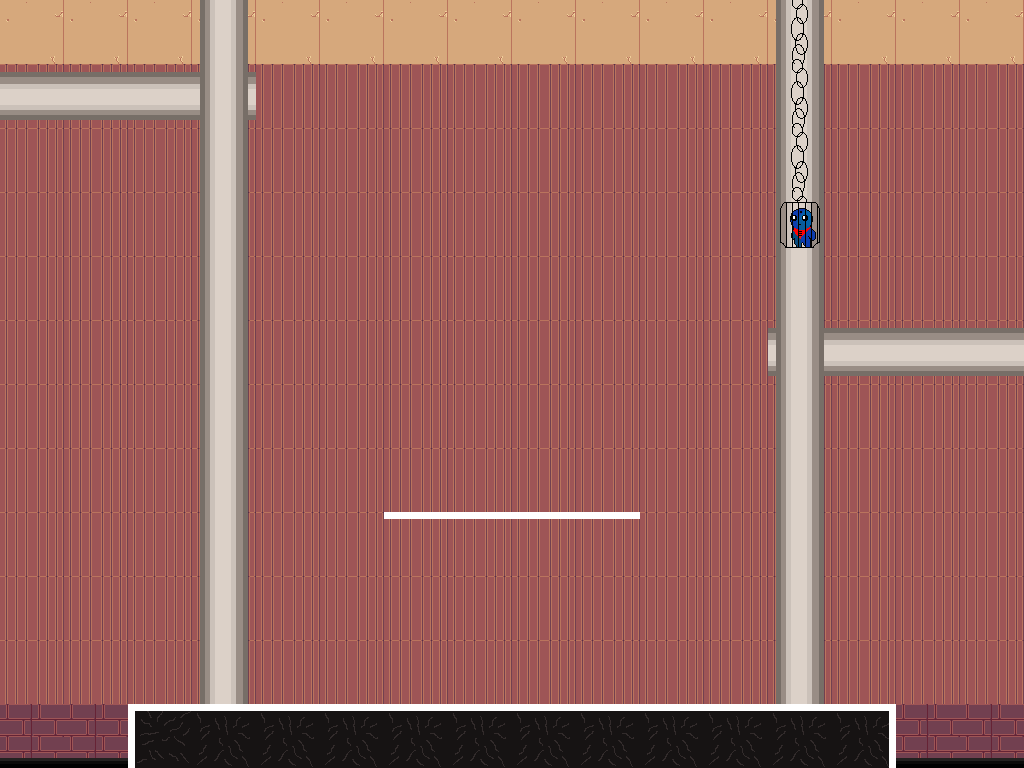

Rendered tile map (Tiled .tmx) drawn with the repository's tilesets; below, a short description and the full map source, tile grids included:
An orthogonal 16x12 tile map with 64x64 px tiles, 6 tile layers (Mur, Sol, Plateforme, Pillier honr, ...), 8 tilesets and 2 objects (Sol, Plateforme).

<map version="1.10" tiledversion="1.10.2" orientation="orthogonal" renderorder="right-down" width="16" height="12" tilewidth="64" tileheight="64" infinite="0" nextlayerid="9" nextobjectid="4">
 <tileset firstgid="1" source="../Niveau 1/sol.tsx" />
 <tileset firstgid="2" source="../Niveau 1/sol coin.tsx" />
 <tileset firstgid="3" source="../Niveau 1/barre.tsx" />
 <tileset firstgid="4" source="../Niveau 2/Tileset_Interior Wood_Gnomenlied.tsx" />
 <tileset firstgid="60" source="../Niveau 1/Chain.tsx" />
 <tileset firstgid="61" source="SQProf.tsx" />
 <tileset firstgid="62" source="../Niveau 1/Pilier.tsx" />
 <tileset firstgid="63" source="../Niveau 1/trou.tsx" />
 <layer id="3" name="Mur" width="16" height="12">
  <data encoding="csv">
48,48,48,48,48,48,48,48,48,48,48,48,48,48,48,48,
8,8,8,8,8,8,8,8,8,8,8,8,8,8,8,8,
8,8,8,8,8,8,8,8,8,8,8,8,8,8,8,8,
8,8,8,8,8,8,8,8,8,8,8,8,8,8,8,8,
8,8,8,8,8,8,8,8,8,8,8,8,8,8,8,8,
8,8,8,8,8,8,8,8,8,8,8,8,8,8,8,8,
8,8,8,8,8,8,8,8,8,8,8,8,8,8,8,8,
8,8,8,8,8,8,8,8,8,8,8,8,8,8,8,8,
8,8,8,8,8,8,8,8,8,8,8,8,8,8,8,8,
8,8,8,8,8,8,8,8,8,8,8,8,8,8,8,8,
8,8,8,8,8,8,8,8,8,8,8,8,8,8,8,8,
21,21,21,21,21,21,21,21,21,21,21,8,8,21,21,21
</data>
 </layer>
 <layer id="1" name="Sol" width="16" height="12">
  <data encoding="csv">
0,0,0,0,0,0,0,0,0,0,0,0,0,0,0,0,
0,0,0,0,0,0,0,0,0,0,0,0,0,0,0,0,
0,0,0,0,0,0,0,0,0,0,0,0,0,0,0,0,
0,0,0,0,0,0,0,0,0,0,0,0,0,0,0,0,
0,0,0,0,0,0,0,0,0,0,0,0,0,0,0,0,
0,0,0,0,0,0,0,0,0,0,0,0,0,0,0,0,
0,0,0,0,0,0,0,0,0,0,0,0,0,0,0,0,
0,0,0,0,0,0,0,0,0,0,0,0,0,0,0,0,
0,0,0,0,0,0,0,0,0,0,0,0,0,0,0,0,
0,0,0,0,0,0,0,0,0,0,0,0,0,0,0,0,
0,0,0,0,0,0,0,0,0,0,0,0,0,0,0,0,
63,63,1610612738,1,1,1,1,1,1,1,1,1,1,2,63,63
</data>
 </layer>
 <objectgroup id="7" name="Sol">
  <object id="1" type="Sol" x="129.333" y="704" width="765.333" height="65.3333" />
 </objectgroup>
 <layer id="2" name="Plateforme" width="16" height="12">
  <data encoding="csv">
0,0,0,0,0,0,0,0,0,0,0,0,0,0,0,0,
0,0,0,0,0,0,0,0,0,0,0,0,0,0,0,0,
0,0,0,0,0,0,0,0,0,0,0,0,0,0,0,0,
0,0,0,0,0,0,0,0,0,0,0,0,0,0,0,0,
0,0,0,0,0,0,0,0,0,0,0,0,0,0,0,0,
0,0,0,0,0,0,0,0,0,0,0,0,0,0,0,0,
0,0,0,0,0,0,0,0,0,0,0,0,0,0,0,0,
0,0,0,0,0,0,0,0,0,0,0,0,0,0,0,0,
0,0,0,0,0,0,2684354563,2684354563,2684354563,2684354563,0,0,0,0,0,0,
0,0,0,0,0,0,0,0,0,0,0,0,0,0,0,0,
0,0,0,0,0,0,0,0,0,0,0,0,0,0,0,0,
0,0,0,0,0,0,0,0,0,0,0,0,0,0,0,0
</data>
 </layer>
 <objectgroup id="8" name="Plateformes">
  <object id="2" type="Plateforme" x="383" y="511" width="257" height="8.5" />
 </objectgroup>
 <layer id="5" name="Pillier honr" width="16" height="12">
  <data encoding="csv">
0,0,0,0,0,0,0,0,0,0,0,0,0,0,0,0,
1610612798,1610612798,1610612798,1610612798,0,0,0,0,0,0,0,0,0,0,0,0,
0,0,0,0,0,0,0,0,0,0,0,0,0,0,0,0,
0,0,0,0,0,0,0,0,0,0,0,0,0,0,0,0,
0,0,0,0,0,0,0,0,0,0,0,0,0,0,0,0,
0,0,0,0,0,0,0,0,0,0,0,0,1610612798,1610612798,1610612798,1610612798,
0,0,0,0,0,0,0,0,0,0,0,0,0,0,0,0,
0,0,0,0,0,0,0,0,0,0,0,0,0,0,0,0,
0,0,0,0,0,0,0,0,0,0,0,0,0,0,0,0,
0,0,0,0,0,0,0,0,0,0,0,0,0,0,0,0,
0,0,0,0,0,0,0,0,0,0,0,0,0,0,0,0,
0,0,0,0,0,0,0,0,0,0,0,0,0,0,0,0
</data>
 </layer>
 <layer id="6" name="Pilier vert" width="16" height="12">
  <data encoding="csv">
0,0,0,62,0,0,0,0,0,0,0,0,62,0,0,0,
0,0,0,62,0,0,0,0,0,0,0,0,62,0,0,0,
0,0,0,62,0,0,0,0,0,0,0,0,62,0,0,0,
0,0,0,62,0,0,0,0,0,0,0,0,62,0,0,0,
0,0,0,62,0,0,0,0,0,0,0,0,62,0,0,0,
0,0,0,62,0,0,0,0,0,0,0,0,62,0,0,0,
0,0,0,62,0,0,0,0,0,0,0,0,62,0,0,0,
0,0,0,62,0,0,0,0,0,0,0,0,62,0,0,0,
0,0,0,62,0,0,0,0,0,0,0,0,62,0,0,0,
0,0,0,62,0,0,0,0,0,0,0,0,62,0,0,0,
0,0,0,62,0,0,0,0,0,0,0,0,62,0,0,0,
0,0,0,0,0,0,0,0,0,0,0,0,0,0,0,0
</data>
 </layer>
 <layer id="4" name="PNJ" width="16" height="12">
  <data encoding="csv">
0,0,0,0,0,0,0,0,0,0,0,0,60,0,0,0,
0,0,0,0,0,0,0,0,0,0,0,0,60,0,0,0,
0,0,0,0,0,0,0,0,0,0,0,0,60,0,0,0,
0,0,0,0,0,0,0,0,0,0,0,0,61,0,0,0,
0,0,0,0,0,0,0,0,0,0,0,0,0,0,0,0,
0,0,0,0,0,0,0,0,0,0,0,0,0,0,0,0,
0,0,0,0,0,0,0,0,0,0,0,0,0,0,0,0,
0,0,0,0,0,0,0,0,0,0,0,0,0,0,0,0,
0,0,0,0,0,0,0,0,0,0,0,0,0,0,0,0,
0,0,0,0,0,0,0,0,0,0,0,0,0,0,0,0,
0,0,0,0,0,0,0,0,0,0,0,0,0,0,0,0,
0,0,0,0,0,0,0,0,0,0,0,0,0,0,0,0
</data>
 </layer>
</map>
